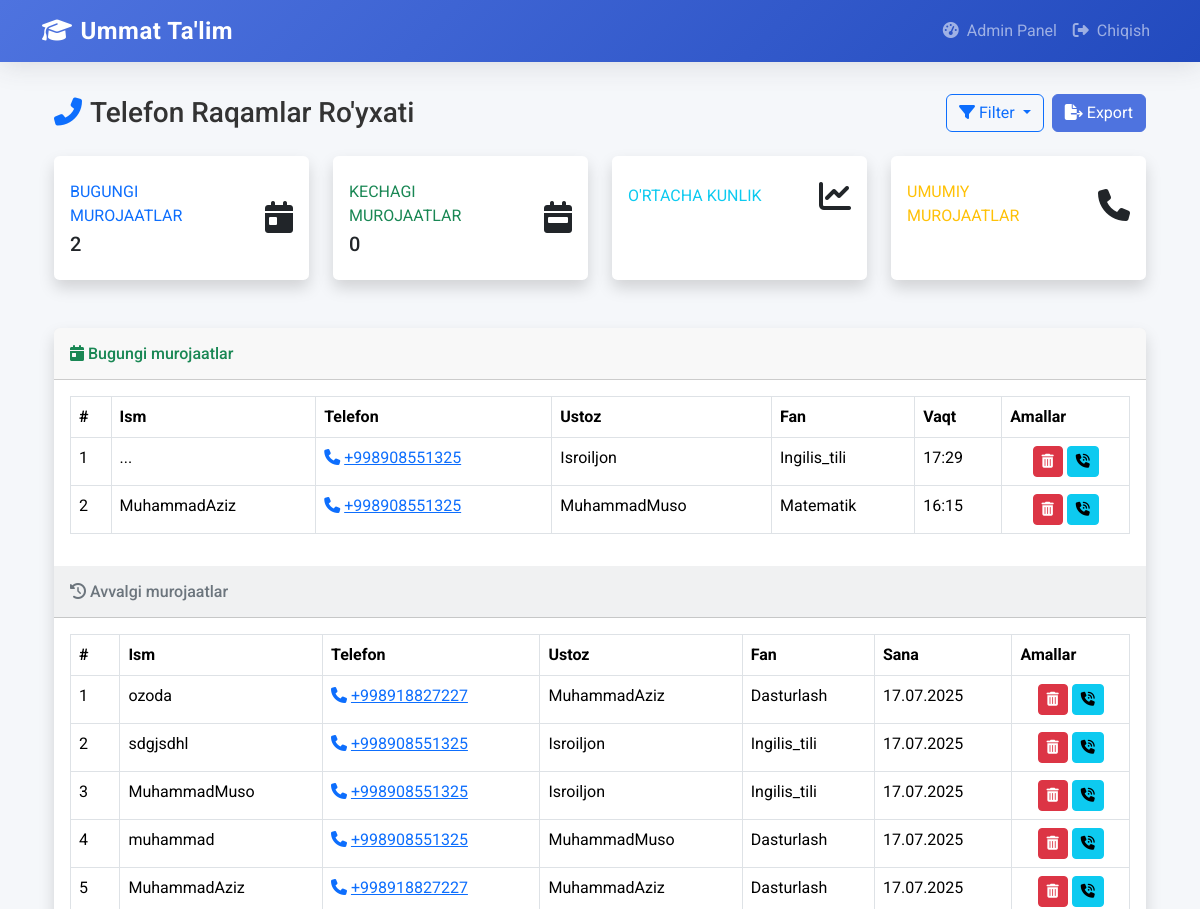
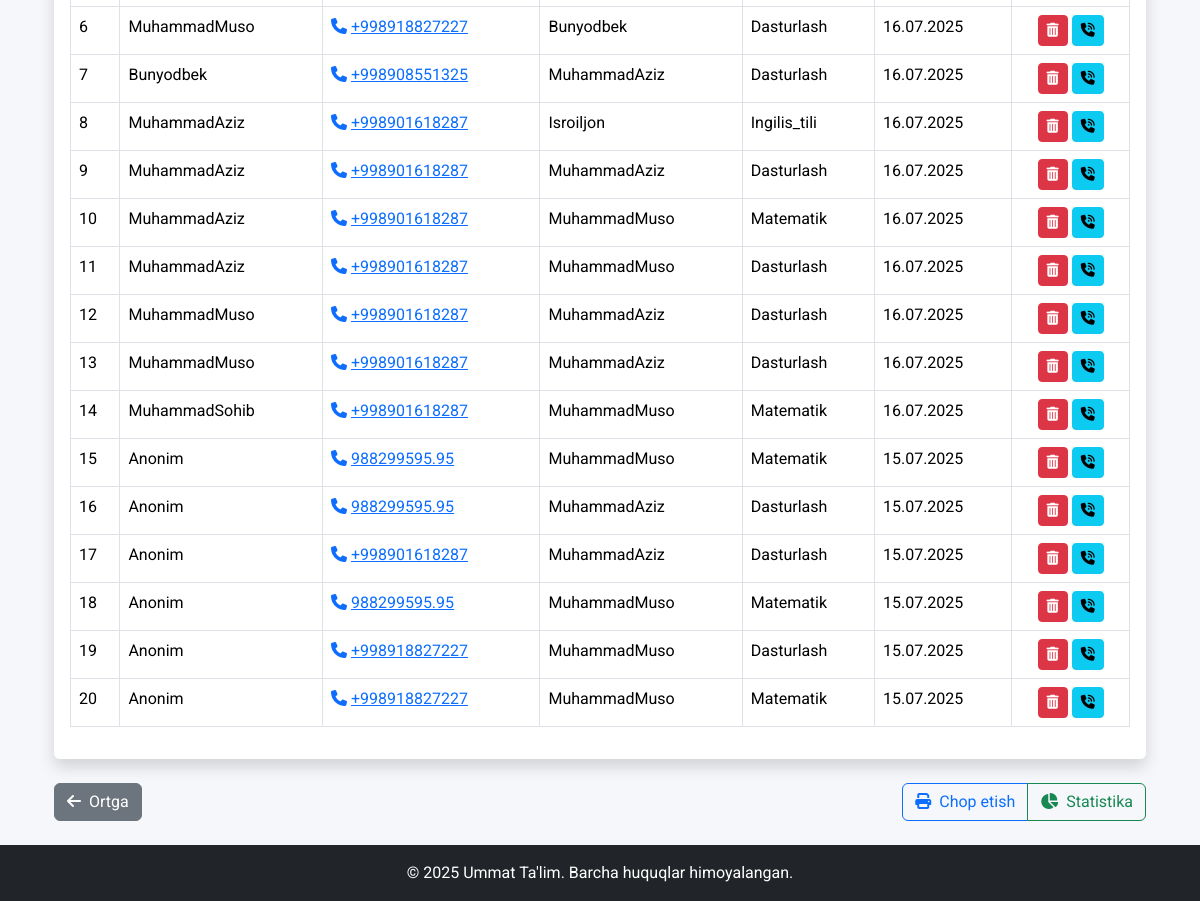
Screenshot of /aloqalar/ (signed in) with the database file from the repository (2 pictures, top to bottom).
### core/models.py (models this page shows, shortened)
class Aloqa(models.Model):
    ism = models.CharField(max_length=100)
    telefon = models.CharField(max_length=20)
    ustoz = models.ForeignKey(Ustoz, on_delete=models.CASCADE)
    sana = models.DateTimeField(auto_now_add=True)
    aloqaga_chiqildi = models.BooleanField(default=False)  # YANGI MAYDON

class Ustoz(models.Model):
    ism = models.CharField(max_length=100)
    tajriba_yil = models.IntegerField()
    daraja = models.IntegerField(help_text="Daraja qancha yuqori bo`lsa, shuncha yuqoriga chiqadi: ")
    tavsif = models.TextField()
    fan = models.ForeignKey(Fan, on_delete=models.CASCADE)
    rasm = models.ImageField(upload_to='ustoz_rasmlar/', blank=True, null=True)  # ⬅️ BU QO‘SHILADI

class Fan(models.Model):
    nomi = models.CharField(max_length=100)

### core/views.py (the view)
# urls.py: path('aloqalar/', aloqalar, name='aloqalar'),
@login_required
def aloqalar(request):
    today = date.today()
    yesterday = today - timedelta(days=1)
    aloqalar = Aloqa.objects.select_related('ustoz__fan').order_by('-sana')
    bugun, kecha, qolgan = [], [], []
    for aloqa in aloqalar:
        aloqa_sana = aloqa.sana.date()
        if aloqa_sana == today:
            bugun.append(aloqa)
        elif aloqa_sana == yesterday:
            kecha.append(aloqa)
        else:
            qolgan.append(aloqa)
    return render(request, 'core/aloqalar.html', {
        'bugun': bugun,
        'kecha': kecha,
        'qolgan': qolgan
    })

### core/templates/core/aloqalar.html (shortened to what this page needs)
{% extends 'core/base.html' %}
{% block content %}
<div class="container-fluid">
    <div class="d-sm-flex align-items-center justify-content-between mb-4">
        <h1 class="h3 mb-0 text-gray-800">
            <i class="fas fa-phone-alt text-primary me-2"></i>Telefon Raqamlar Ro'yxati
        </h1>
        <div class="d-flex">
            <div class="dropdown me-2">
                <button class="btn btn-outline-primary dropdown-toggle" type="button"
                        id="dropdownMenuButton" data-bs-toggle="dropdown">
                    <i class="fas fa-filter me-1"></i>Filter
                </button>
            </div>
            <button class="btn btn-primary" data-bs-toggle="modal" data-bs-target="#exportModal">
                <i class="fas fa-file-export me-1"></i>Export
            </button>
        </div>
    </div>
    <div class="row mb-4">
        <div class="col-xl-3 col-md-6 mb-4">
            <div class="card border-left-primary shadow h-100 py-2">
                <div class="card-body">
                    <div class="row no-gutters align-items-center">
                        <div class="col mr-2">
                            <div class="text-xs font-weight-bold text-primary text-uppercase mb-1">
                                Bugungi murojaatlar
                            </div>
                            <div class="h5 mb-0 font-weight-bold text-gray-800">{{ bugun|length }}</div>
                        </div>
                        <div class="col-auto">
                            <i class="fas fa-calendar-day fa-2x text-gray-300"></i>
                        </div>
                    </div>
                </div>
            </div>
        </div>
        <div class="col-xl-3 col-md-6 mb-4">
            <div class="card border-left-success shadow h-100 py-2">
                <div class="card-body">
                    <div class="row no-gutters align-items-center">
                        <div class="col mr-2">
                            <div class="text-xs font-weight-bold text-success text-uppercase mb-1">
                                Kechagi murojaatlar
                            </div>
                            <div class="h5 mb-0 font-weight-bold text-gray-800">{{ kecha|length }}</div>
                        </div>
                        <div class="col-auto">
                            <i class="fas fa-calendar-week fa-2x text-gray-300"></i>
                        </div>
                    </div>
                </div>
            </div>
        </div>
        <div class="col-xl-3 col-md-6 mb-4">
            <div class="card border-left-info shadow h-100 py-2">
                <div class="card-body">
                    <div class="row no-gutters align-items-center">
                        <div class="col mr-2">
                            <div class="text-xs font-weight-bold text-info text-uppercase mb-1">
                                O'rtacha kunlik
                            </div>
                        </div>
                        <div class="col-auto">
                            <i class="fas fa-chart-line fa-2x text-gray-300"></i>
                        </div>
                    </div>
                </div>
            </div>
        </div>
        <div class="col-xl-3 col-md-6 mb-4">
            <div class="card border-left-warning shadow h-100 py-2">
                <div class="card-body">
                    <div class="row no-gutters align-items-center">
                        <div class="col mr-2">
                            <div class="text-xs font-weight-bold text-warning text-uppercase mb-1">
                                Umumiy murojaatlar
                            </div>
                        </div>
                        <div class="col-auto">
                            <i class="fas fa-phone fa-2x text-gray-300"></i>
                        </div>
                    </div>
                </div>
            </div>
        </div>
    </div>
    <div class="card shadow mb-4">
        {% if bugun|length > 0 %}
        <div class="card-header py-3">
            <h6 class="m-0 font-weight-bold text-success">
                <i class="fas fa-calendar-day me-1"></i>Bugungi murojaatlar
            </h6>
        </div>
        <div class="card-body">
            <div class="table-responsive">
                <table class="table table-bordered table-hover" width="100%">
                    <thead class="bg-success text-white">
                        <tr>
                            <th>#</th>
                            <th>Ism</th>
                            <th>Telefon</th>
                            <th>Ustoz</th>
                            <th>Fan</th>
                            <th>Vaqt</th>
                            <th>Amallar</th>
                        </tr>
                    </thead>
                    <tbody>
                        {% for aloqa in bugun %}
                        <tr>
                            <td>{{ forloop.counter }}</td>
                            <td>{{ aloqa.ism }}</td>
                            <td>
                                <a href="tel:{{ aloqa.telefon }}" class="text-primary">
                                    <i class="fas fa-phone me-1"></i>{{ aloqa.telefon }}
                                </a>
                            </td>
                            <td>{{ aloqa.ustoz.ism }}</td>
                            <td>{{ aloqa.ustoz.fan.nomi }}</td>
                            <td>{{ aloqa.sana|date:"H:i" }}</td>
                            <td class="text-center">
                                <form method="POST" action="{% url 'aloqa_ochirish' aloqa.id %}" class="d-inline">
                                    <button type="submit" class="btn btn-sm btn-danger confirm-delete"
                                            data-bs-toggle="tooltip" title="O'chirish">
                                        <i class="fas fa-trash-alt"></i>
                                    </button>
                                </form>
                                <a href="tel:{{ aloqa.telefon }}" class="btn btn-sm btn-info">
                                    <i class="fas fa-phone-volume"></i>
                                </a>
                            </td>
                        </tr>
                        {% endfor %}
                    </tbody>
                </table>
            </div>
        </div>
        {% endif %}
        {% if qolgan|length > 0 %}
        <div class="card-header py-3 bg-secondary-light">
            <h6 class="m-0 font-weight-bold text-secondary">
                <i class="fas fa-history me-1"></i>Avvalgi murojaatlar
            </h6>
        </div>
        <div class="card-body">
            <div class="table-responsive">
                <table class="table table-bordered table-hover" width="100%">
                    <thead class="bg-secondary text-white">
                        <tr>
                            <th>#</th>
                            <th>Ism</th>
                            <th>Telefon</th>
                            <th>Ustoz</th>
                            <th>Fan</th>
                            <th>Sana</th>
                            <th>Amallar</th>
                        </tr>
                    </thead>
                    <tbody>
                        {% for aloqa in qolgan %}
                        <tr>
                            <td>{{ forloop.counter }}</td>
                            <td>{{ aloqa.ism }}</td>
                            <td>
                                <a href="tel:{{ aloqa.telefon }}" class="text-primary">
                                    <i class="fas fa-phone me-1"></i>{{ aloqa.telefon }}
                                </a>
                            </td>
                            <td>{{ aloqa.ustoz.ism }}</td>
                            <td>{{ aloqa.ustoz.fan.nomi }}</td>
                            <td>{{ aloqa.sana|date:"d.m.Y" }}</td>
                            <td class="text-center">
                                <form method="POST" action="{% url 'aloqa_ochirish' aloqa.id %}" class="d-inline">
                                    <button type="submit" class="btn btn-sm btn-danger confirm-delete"
                                            data-bs-toggle="tooltip" title="O'chirish">
                                        <i class="fas fa-trash-alt"></i>
                                    </button>
                                </form>
                                <a href="tel:{{ aloqa.telefon }}" class="btn btn-sm btn-info">
                                    <i class="fas fa-phone-volume"></i>
                                </a>
                            </td>
                        </tr>
                        {% endfor %}
                    </tbody>
                </table>
            </div>
        </div>
        {% endif %}
    </div>
    <div class="d-flex justify-content-between mt-4">
        <a href="{% url 'admin_dashboard' %}" class="btn btn-secondary">
            <i class="fas fa-arrow-left me-2"></i>Ortga
        </a>
        <div class="btn-group">
            <button class="btn btn-outline-primary" id="printBtn">
                <i class="fas fa-print me-2"></i>Chop etish
            </button>
            <button class="btn btn-outline-success" data-bs-toggle="modal" data-bs-target="#statsModal">
                <i class="fas fa-chart-pie me-2"></i>Statistika
            </button>
        </div>
    </div>
</div>
{% endblock %}

### core/templates/core/base.html (style rules this page uses)
:root { --primary: #4e73df; --secondary: #1cc88a; --accent: #f6c23e; --dark: #5a5c69; --light: #f8f9fc; }
body { font-family: 'Roboto', sans-serif; background-color: #f5f7fa; color: #333; min-height: 100vh; display: flex; flex-direction: column; }
.card { border: none; border-radius: 0.35rem; box-shadow: 0 0.15rem 1.75rem 0 rgba(58, 59, 69, 0.1); transition: all 0.3s ease; }
.btn-primary { background-color: var(--primary); border-color: var(--primary); }

### core/templates/core/aloqalar.html (style rules this page uses)
.bg-secondary-light { background-color: rgba(108, 117, 125, 0.1); }

### rows the page displays
Aloqa: ism "...", telefon "+998908551325", ustoz.ism "Isroiljon", ustoz.fan.nomi "Ingilis_tili", sana "17:29"
Aloqa: ism "MuhammadAziz", telefon "+998908551325", ustoz.ism "MuhammadMuso", ustoz.fan.nomi "Matematik", sana "16:15"
Aloqa: ism "ozoda", telefon "+998918827227", ustoz.ism "MuhammadAziz", ustoz.fan.nomi "Dasturlash", sana "17.07.2025"
Aloqa: ism "sdgjsdhl", telefon "+998908551325", ustoz.ism "Isroiljon", ustoz.fan.nomi "Ingilis_tili", sana "17.07.2025"
Aloqa: ism "MuhammadMuso", telefon "+998908551325", ustoz.ism "Isroiljon", ustoz.fan.nomi "Ingilis_tili", sana "17.07.2025"
Aloqa: ism "muhammad", telefon "+998908551325", ustoz.ism "MuhammadMuso", ustoz.fan.nomi "Dasturlash", sana "17.07.2025"
Aloqa: ism "MuhammadAziz", telefon "+998918827227", ustoz.ism "MuhammadAziz", ustoz.fan.nomi "Dasturlash", sana "17.07.2025"
Aloqa: ism "MuhammadMuso", telefon "+998918827227", ustoz.ism "Bunyodbek", ustoz.fan.nomi "Dasturlash", sana "16.07.2025"
Aloqa: ism "Bunyodbek", telefon "+998908551325", ustoz.ism "MuhammadAziz", ustoz.fan.nomi "Dasturlash", sana "16.07.2025"
Aloqa: ism "MuhammadAziz", telefon "+998901618287", ustoz.ism "Isroiljon", ustoz.fan.nomi "Ingilis_tili", sana "16.07.2025"
Aloqa: ism "MuhammadAziz", telefon "+998901618287", ustoz.ism "MuhammadAziz", ustoz.fan.nomi "Dasturlash", sana "16.07.2025"
Aloqa: ism "MuhammadAziz", telefon "+998901618287", ustoz.ism "MuhammadMuso", ustoz.fan.nomi "Matematik", sana "16.07.2025"
Aloqa: ism "MuhammadAziz", telefon "+998901618287", ustoz.ism "MuhammadMuso", ustoz.fan.nomi "Dasturlash", sana "16.07.2025"
Aloqa: ism "MuhammadMuso", telefon "+998901618287", ustoz.ism "MuhammadAziz", ustoz.fan.nomi "Dasturlash", sana "16.07.2025"
Aloqa: ism "MuhammadMuso", telefon "+998901618287", ustoz.ism "MuhammadAziz", ustoz.fan.nomi "Dasturlash", sana "16.07.2025"
Aloqa: ism "MuhammadSohib", telefon "+998901618287", ustoz.ism "MuhammadMuso", ustoz.fan.nomi "Matematik", sana "16.07.2025"
Aloqa: ism "Anonim", telefon "988299595.95", ustoz.ism "MuhammadMuso", ustoz.fan.nomi "Matematik", sana "15.07.2025"
Aloqa: ism "Anonim", telefon "988299595.95", ustoz.ism "MuhammadAziz", ustoz.fan.nomi "Dasturlash", sana "15.07.2025"
Aloqa: ism "Anonim", telefon "+998901618287", ustoz.ism "MuhammadAziz", ustoz.fan.nomi "Dasturlash", sana "15.07.2025"
Aloqa: ism "Anonim", telefon "988299595.95", ustoz.ism "MuhammadMuso", ustoz.fan.nomi "Matematik", sana "15.07.2025"
Aloqa: ism "Anonim", telefon "+998918827227", ustoz.ism "MuhammadMuso", ustoz.fan.nomi "Dasturlash", sana "15.07.2025"
Aloqa: ism "Anonim", telefon "+998918827227", ustoz.ism "MuhammadMuso", ustoz.fan.nomi "Matematik", sana "15.07.2025"

### other values shown
{{ bugun|length }} "2"
{{ kecha|length }} "0"
